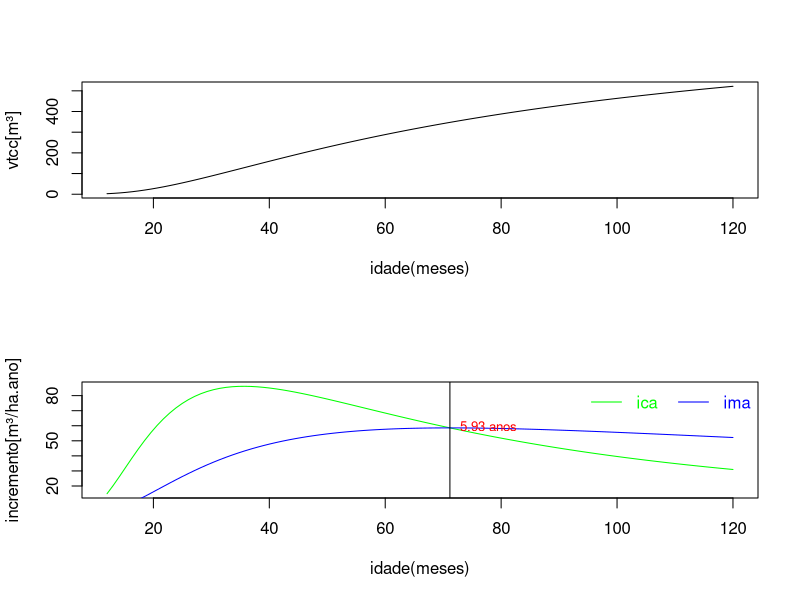

Write the R code that produced this figure.
b0 = 2.95949757908642 
b1 = -24.5373686241002
b2 = -15.224252935247 
b3 = 1.12033839741921
b4 = 2.54772391334182
b5 = 0.0644269914554016

#Dados da última medição
parcela=37
id1<-41.52 #meses
ab1=18.9   #m²/ha
s=29       #m

eqvol<-expression(
  exp(b0 + b1/x + b2/s + b3*(id1/x)*log(ab1)+
  b4*(1-id1/x) + b5*((1-id1/x)*s))
)

#D(eqvol, 'x')

der.eqvol<-expression(
  exp(b0 + b1/x + b2/s + b3 * (id1/x) * log(ab1) + b4 * (1 - id1/x) + 
  b5 * ((1 - id1/x) * s)) * (b4 * (id1/x^2) - 
  (b3 * (id1/x^2) * log(ab1) + b1/x^2) + b5 * (id1/x^2 * s))  
)

vtcc<-function(x) eval(eqvol)
vtcc(seq(36,120,12))

icm<-function(x) eval(der.eqvol)
imm<-function(x) eval(eqvol)/x

vtcc5=vtcc(5*12)
ima5=imm(5*12)*12
ica5=icm(5*12)*12

graphics.off();x11();
par(mfrow=c(2,1))
curve(vtcc(x),12,120,xlab='idade(meses)', ylab='vtcc[m³]')
curve(
  icm(x)*12,12,120,
  xlab='idade(meses)', 
  ylab='incremento[m³/ha.ano]',
  col='green'
)
curve(
  imm(x)*12,12,120,
  xlab='idade(meses)', 
  ylab='incremento[m³/ha.ano]',
  col='blue',
  add=T
)
legend(
  'topright',c('ica','ima'), 
  text.col=c('green','blue'),
  lwd=c(1,1),
  col=c('green','blue'),
  horiz=T,
  bty='n'
)

#Definição da idade ótima de corte silvicultural

#Opção 01(
op<-optimize(f=imm, interval = c(12,120), maximum = T)
iocs<-round(op$maximum/12,2) #Anos

#Opção 02
fo<-function(x) abs(imm(x)-icm(x))
op<-optimize(f=fo, interval = c(12,120), maximum = F)
iocs<-round(op$minimum/12,2) #Anos

#Opção 03
# eqimm<-expression(
#   exp(b0 + b1/x + b2/s + b3*(id1/x)*log(ab1)+
#         b4*(1-id1/x) + b5*((1-id1/x)*s))/x
# )
# D(eqimm,'x')
# der.eqimm<-expression(
#   exp(b0 + b1/x + b2/s + b3 * (id1/x) * log(ab1) + b4 * (1 - id1/x) + 
#   b5 * ((1 - id1/x) * s)) * (b4 * (id1/x^2) - (b3 * (id1/x^2) * 
#   log(ab1) + b1/x^2) + b5 * (id1/x^2 * s))/x - exp(b0 + b1/x + 
#   b2/s + b3 * (id1/x) * log(ab1) + b4 * (1 - id1/x) + b5 * 
#   ((1 - id1/x) * s))/x^2
# )

#No programa wxmaxima
#solve([der.imm], [x]);

iocs<-round((b4*id1-b3*id1*log(ab1)-b1+b5*id1*s)/12,2)

abline(v=iocs*12)
text(
  x = iocs*12, 
  y = imm(iocs*12)*12, 
  labels = paste(iocs,'anos'), 
  cex=0.8, 
  col='red',
  pos=4
)
